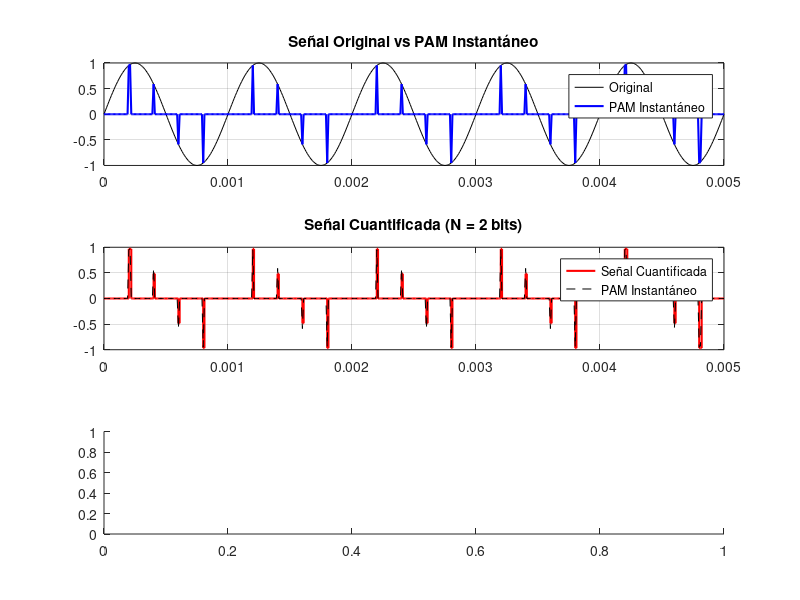

MATLAB code for this plot: (Note: this script raises an error after producing the figure.)
clc; clear; close all;

%% Definición de la señal original
A = 1;                               % Amplitud de la señal senoidal
fc = 1000;                           % Frecuencia de la señal (Hz)
Ts = 1/100000;                       % Período de muestreo muy pequeño para simular señal continua
t = 0:Ts:5/fc;                       % Vector de tiempo para 5 períodos de la señal
m_t = A * sin(2 * pi * fc * t);      % Señal original senoidal

%% Modulación PAM Instantánea
fs = 5000;                      % Frecuencia de muestreo para PAM (Hz)
Ts_pam = 1/fs;                  % Período de muestreo PAM
m_pam_inst = zeros(size(t));    % Inicialización del vector PAM

% Selección de muestras en los instantes PAM
for i = 1:length(t)
    if mod(t(i), Ts_pam) < Ts
        m_pam_inst(i) = m_t(i);  % Se toma el valor de la señal en el instante PAM
    end
end

%% Cuantificación PCM
N = 2;                          % Número de bits de cuantificación
L = 2^N;                        % Número de niveles de cuantificación
m_max = max(abs(m_pam_inst));   % Valor máximo de la señal PAM
delta = 2 * m_max / L;          % Paso de cuantificación

% Cuantificación uniforme redondeando al nivel más cercano
m_pcm = delta * floor(m_pam_inst / delta + 0.5);

% Error de cuantificación
error_quant = m_pam_inst - m_pcm;

%% Visualización de resultados
% Subgráfico 1: Comparación entre señal original y PAM
subplot(3,1,1);
plot(t, m_t, 'k', t, m_pam_inst, 'b', 'LineWidth', 1.5);
title('Señal Original vs PAM Instantáneo');
legend('Original', 'PAM Instantáneo');
grid on;

% Subgráfico 2: Cuantificación PCM
subplot(3,1,2);
stairs(t, m_pcm, 'r', 'LineWidth', 1.5); % Señal PCM escalonada
hold on;
plot(t, m_pam_inst, 'k--');             % Señal PAM como referencia
title(['Señal Cuantificada (N = ', num2str(N), ' bits)']);
legend('Señal Cuantificada', 'PAM Instantáneo');
grid on;

% Subgráfico 3: Histograma del error de cuantificación
subplot(3,1,3);
histogram(error_quant, 10); 
title('Error de cuantificacion');
xlabel('Error');
ylabel('Frecuencia');
grid on;
